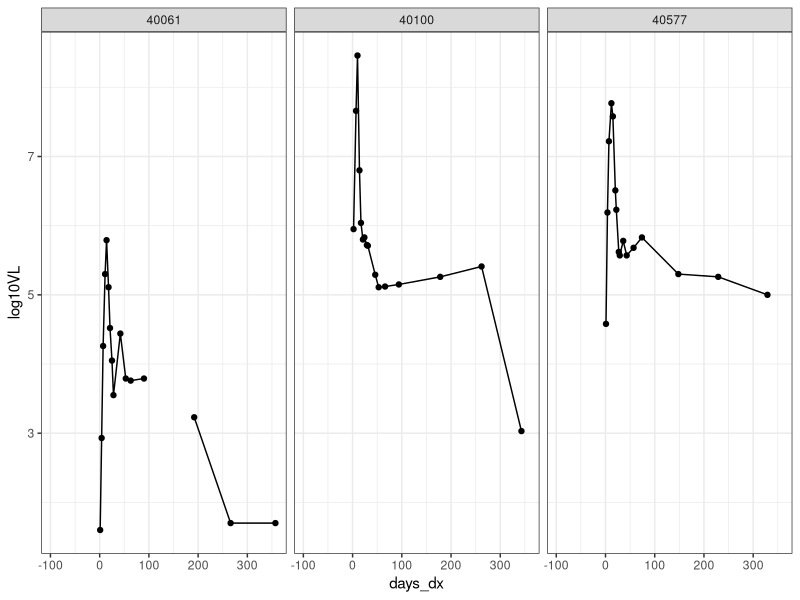

Generate this figure with R:
## ---- chunk 1
knitr::opts_chunk$set(echo = TRUE)
## ---- chunk 2

# this has more sensible rounding rules than 0 regarding .xxx5's
round_away_0 = function (x, digits = 0, trailing_zeros = FALSE) 
{
    rounded_vals <- sign(x) * round(abs(x) + 1e-15, digits)
    if (trailing_zeros) {
        rounded_vals[!is.na(rounded_vals)] <- formatC(rounded_vals[!is.na(rounded_vals)], 
            digits, format = "f")
        neg_to_change <- paste0("-0.", paste0(rep(0, digits), 
            collapse = ""))
        if (any(rounded_vals == neg_to_change, na.rm = TRUE)) 
            rounded_vals[rounded_vals == neg_to_change] <- substr(neg_to_change, 
                2, nchar(neg_to_change))
    }
    rounded_vals
}

library(tidyverse)
library(kableExtra)
theme_set(theme_bw())

# num2  keeps APTIMA missing when it didnt have a value 

rv217 = read_csv("../../data/RV217Clean.csv") %>%
  mutate(APTIMA_num2 = case_when(
    APTIMA_num == as.numeric(APTIMA) ~ APTIMA_num,
    TRUE ~ NA_real_
  ))


tableS4 = read_csv("../../data/RV217TableS4.csv")

tableS4 %>% group_by(region) %>%
  summarize(total = n()) %>%
  kable()

## ---- chunk 3

any(duplicated(select(tableS4, peak_vl, peak_day)))

peak_rv217 = rv217 %>%
  subset(!is.na(log10VL) & days_dx >= 0 & (site != "Uganda" | is.na(site)) &
           days_dx <= 365) %>%
  group_by(ID, site) %>%
  summarize(
    peak_vl = max(log10VL, na.rm = T),
    peak_day = days_dx[which.max(log10VL)],
    set_point_log = mean(log10VL[days_dx > 42 & days_dx <= 365], na.rm = T),
    log_set_point = log10(mean(VL[days_dx > 42 & days_dx <= 365], na.rm = T)),
    any_exact_days = any(days_dx == 42 | days_dx == 365),
    exact_42 = any(days_dx == 42),
    exact_365 = any(days_dx == 365)
  ) %>%
  mutate_if(is.numeric, round_away_0, digits = 2)

test_peakvl_merge = select(tableS4, peak_vl, peak_day, region, set_point_vl) %>%
  subset(region == "Thailand") %>%
  full_join(peak_rv217, by = c("peak_vl")) 

# all matched!
matched_peak = test_peakvl_merge %>%
  subset(!is.na(site) & !is.na(region))

# peak day checks out
with(matched_peak, all(peak_day.x == peak_day.y))

## ---- chunk 4

with(matched_peak, all(set_point_vl == log_set_point))
unmatched_setpt = subset(matched_peak, set_point_vl != set_point_log) %>%
  select(ID, set_point_vl, set_point_log)

unmatched_setpt

## ---- chunk 5

rv217 %>%
  subset(ID %in% unmatched_setpt$ID & days_dx < 365) %>%
  ggplot(aes(x = days_dx, y = log10VL)) +
  geom_point() + 
  geom_line() +
  facet_wrap(~ID)

## ---- chunk 6
tibble(
  ID = as.numeric(c(40061, 40100, 40577)),
  setpt_recalc = c(
     mean(subset(rv217, ID == "40061" & days > 42 & days < 189)$log10VL, na.rm = T),
    mean(subset(rv217, ID == "40100" & days > 42 & days < 303)$log10VL),
    mean(subset(rv217, ID == "40577" & days > 42 & days < 365)$log10VL[-1])
  )
) %>%
  right_join(unmatched_setpt)
